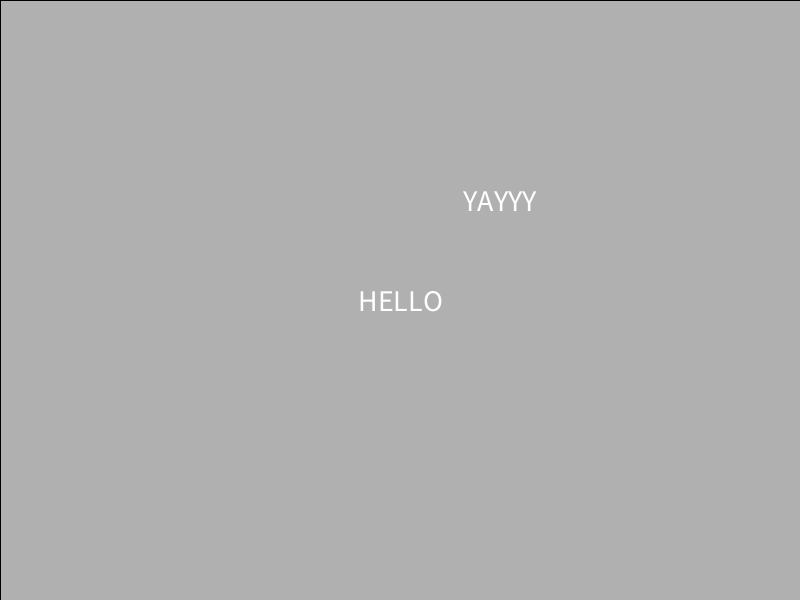
Frame 1 (no input)
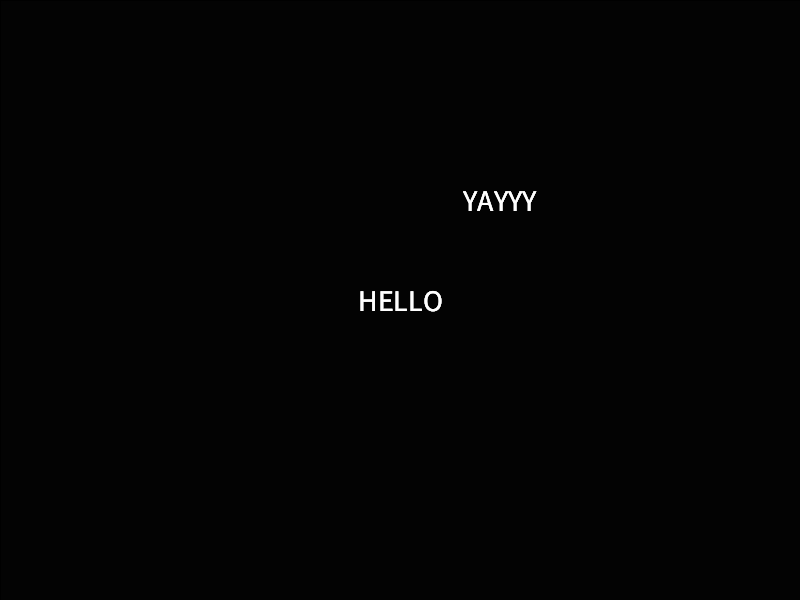
Frame 60 (the mouse pressed at the canvas centre just before this capture)
Frame 120 (the mouse held since frame 60 and released just before this capture): identical to frame 60, image omitted

The Processing sketch that drew these frames (run headless with seeded random() and noise(); from frame 60 on, the mouse is pressed at the canvas centre):

// Processing sketch: partyTime
// ── partyTime.pde
CoolText word;
CoolText otherword;

void setup() {
  size(800, 600);
  word = new CoolText(400, 300, "HELLO");
  otherword = new CoolText(500, 200, "YAYYY");
}

void draw() {
  //background(50);
  fill(0, 35);
  rect(0, 0, width, height);
  word.display();
  otherword.display();
}

void keyPressed() {
  if (key == ' ') {
    word.toggleParty();
  }
  if (key == 'p') {
    word.togglePulse();
    otherword.togglePulse();
  }
  if (key == 'w') {
    word.togglePulse();
  }
}

// ── CoolText.pde
class CoolText {
  PVector pos;
  String text;
  float size;
  float maxSize;
  float minSize;
  color c;
  boolean flash;
  boolean pulse;
  float change;
  
  CoolText(float x, float y, String text){
    this.text = text;
    pos = new PVector(x, y);
    size = 30;
    maxSize = 60;
    minSize = 10;
    c = color(255);
    flash = false;
    pulse = false;
    change = 3;
  }
  
  void display(){
    if(pulse == true){
      pulse();
    }
    if(flash == true){
      partyTime();
    }
    fill(c);
    textAlign(CENTER, CENTER);
    textSize(size);
    text(text, pos.x, pos.y);
  }
  
  void pulse(){
    size = size + change;
    if(size > maxSize || size < minSize){
      change = -change;
    }
  }
  
  void partyTime(){
    c = color(random(255), random(255), random(255));
  }
  
  void toggleParty(){
    flash = !flash;
  }
  void togglePulse(){
    pulse = !pulse;
  }
}
